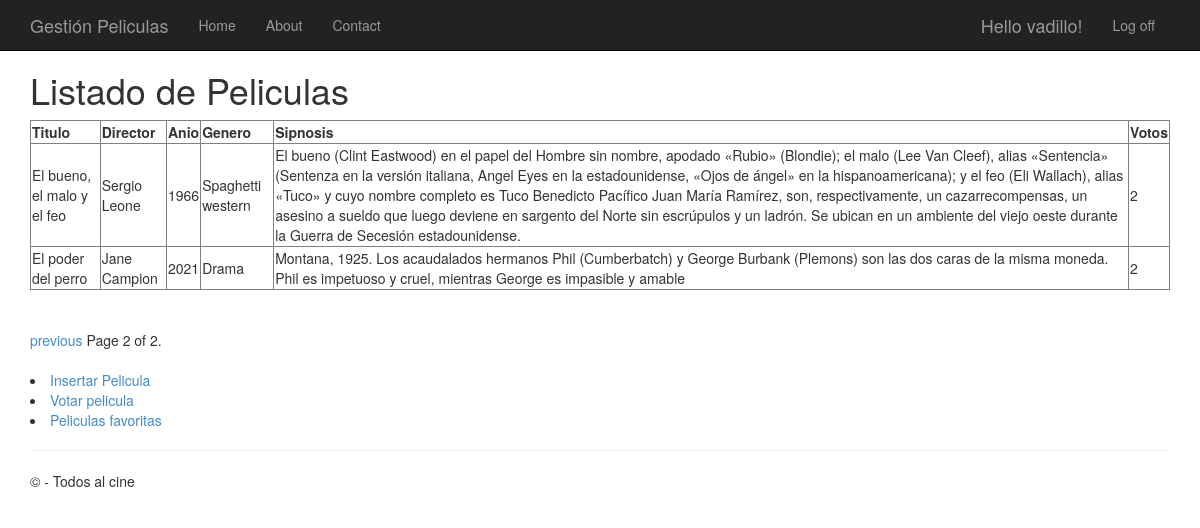
/peliculas/?page=2 (signed in), run on the app's committed database.
### app/models.py (models this page shows, shortened)
class Pelicula(models.Model):
	titulo = models.CharField(max_length=100)
	direccion = models.CharField(max_length=60)
	anio = models.IntegerField(validators=[MaxValueValidator(99999999999)])
	genero = models.CharField(max_length=30)
	sinopsis = models.CharField(max_length=700)
	votos = models.IntegerField(validators=[MaxValueValidator(99999999999)])

### app/views.py (the view)
# urls.py: path('peliculas/', views.peliculas, name='peliculas'),
def peliculas(request):
	if not request.user.is_authenticated:
		return HttpResponseRedirect('/login')
	else:
		film_lista = Pelicula.objects.all()
		paginator = Paginator(film_lista, 4)
		page = request.GET.get('page')
		try:
			pelis = paginator.page(page)
		except PageNotAnInteger:
			pelis = paginator.page(1)
		except EmptyPage:
			pelis = paginator.page(paginator.num_pages)
		return render(request, 'app/peliculas.html', {'pelis': pelis})

### app/templates/app/peliculas.html (shortened to what this page needs)
{% extends "app/layout.html"%}
{% block content %}
<h1>Listado de Peliculas</h1>
<table border='1'>
	<tr><td><b>Titulo</b></td><td><b>Director</b></td><td><b>Anio</b></td><td><b>Genero</b></td><td><b>Sipnosis</b></td><td><b>Votos</b></td></tr>
	{% for filma in pelis %}
	<tr>
		<td>{{ filma.titulo }}</td>
		<td>{{ filma.direccion }}</td>
		<td>{{ filma.anio }}</td>
		<td>{{ filma.genero }}</td>
		<td>{{ filma.sinopsis }}</td>
		<td>{{ filma.votos }}</td>
	</tr>
	{% endfor %}
</table>
<br />
{% if pelis.has_other_pages %}
<div class="pagination">
	<span class="step-links">
		{% if pelis.has_previous %}
		<a href="?page={{ pelis.previous_page_number }}">previous</a>
		{% endif %}
		<span class="current">
			Page {{ pelis.number }} of {{ pelis.paginator.num_pages }}.
		</span>
	</span>
</div>
<br />
{% endif %}
{% if request.user.is_superuser %}
<li><a href="{% url 'new_pelicula' %}">Insertar Pelicula</a></li>
{% endif %}
<li><a href="{% url 'voto' %}">Votar pelicula</a></li>
<li><a href="{% url 'favoritas' %}">Peliculas favoritas</a></li>
{% endblock %}

### app/templates/app/loginpartial.html (shortened to what this page needs)
{% if user.is_authenticated %}
<form id="logoutForm" action="/logout/" method="post" class="navbar-right">
    <ul class="nav navbar-nav navbar-right">
        <li><span class="navbar-brand">Hello {{ user.username }}!</span></li>
        <li><a href="javascript:document.getElementById('logoutForm').submit()">Log off</a></li>
    </ul>
</form>
{% else %}
<ul class="nav navbar-nav navbar-right">
    <li><a href="{% url 'registro' %}">Sign in</a></li>
    <li><a href="{% url 'login' %}">Log in</a></li>
</ul>
{% endif %}

### app/static/app/content/site.css (style rules this page uses)
body { padding-top: 50px; padding-bottom: 20px; }

### data on the page
Pelicula: titulo "El bueno, el malo y el feo", direccion "Sergio Leone", anio "1966", genero "Spaghetti western", sinopsis "El bueno (Clint Eastwood) en el papel del Hombre sin nombre, apodado «Rubio» (Blondie); el malo (Lee Van Cleef), alias «Sentencia» (Sentenza en la versión italiana, Angel Eyes en la estadounidense, «Ojos de ángel» en la hispanoamericana); y el feo (Eli Wallach), alias «Tuco» y cuyo nombre completo es Tuco Benedicto Pacífico Juan María Ramírez, son, respectivamente, un cazarrecompensas, un asesino a sueldo que luego deviene en sargento del Norte sin escrúpulos y un ladrón. Se ubican en un ambiente del viejo oeste durante la Guerra de Secesión estadounidense.", votos "2"
Pelicula: titulo "El poder del perro", direccion "Jane Campion", anio "2021", genero "Drama", sinopsis "Montana, 1925. Los acaudalados hermanos Phil (Cumberbatch) y George Burbank (Plemons) son las dos caras de la misma moneda. Phil es impetuoso y cruel, mientras George es impasible y amable", votos "2"

### other printed values
{{ user.username }} "vadillo"
{{ pelis.number }} "2"
{{ pelis.paginator.num_pages }} "2"
